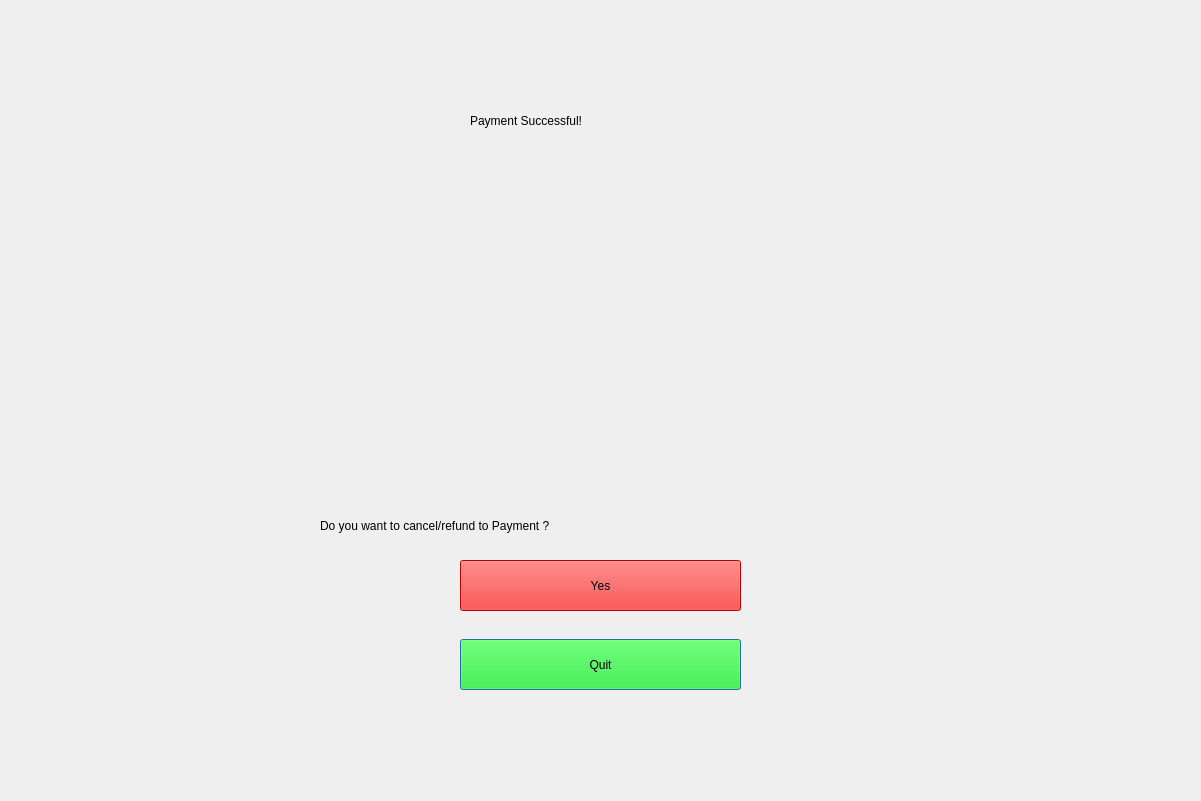
<?xml version="1.0" encoding="UTF-8"?>
<ui version="4.0">
 <class>bgWidget</class>
 <widget class="QDialog" name="bgWidget">
  <property name="geometry">
   <rect>
    <x>0</x>
    <y>0</y>
    <width>1201</width>
    <height>801</height>
   </rect>
  </property>
  <property name="windowTitle">
   <string>Dialog</string>
  </property>
  <widget class="QLabel" name="label">
   <property name="geometry">
    <rect>
     <x>480</x>
     <y>160</y>
     <width>211</width>
     <height>231</height>
    </rect>
   </property>
   <property name="text">
    <string/>
   </property>
   <property name="pixmap">
    <pixmap>Icons/payment-success.png</pixmap>
   </property>
  </widget>
  <widget class="QLabel" name="label_2">
   <property name="geometry">
    <rect>
     <x>470</x>
     <y>90</y>
     <width>251</width>
     <height>61</height>
    </rect>
   </property>
   <property name="styleSheet">
    <string notr="true">font: 16pt &quot;MS Shell Dlg 2&quot;;</string>
   </property>
   <property name="text">
    <string>Payment Successful!</string>
   </property>
  </widget>
  <widget class="QPushButton" name="Quit_Button">
   <property name="geometry">
    <rect>
     <x>460</x>
     <y>639</y>
     <width>281</width>
     <height>51</height>
    </rect>
   </property>
   <property name="styleSheet">
    <string notr="true">font: 16pt &quot;MS Shell Dlg 2&quot;;
background-color: rgb(0, 255, 0);
</string>
   </property>
   <property name="text">
    <string>Quit</string>
   </property>
  </widget>
  <widget class="QLabel" name="label_3">
   <property name="geometry">
    <rect>
     <x>320</x>
     <y>500</y>
     <width>581</width>
     <height>51</height>
    </rect>
   </property>
   <property name="styleSheet">
    <string notr="true">font: 18pt &quot;MS Shell Dlg 2&quot;;</string>
   </property>
   <property name="text">
    <string>Do you want to cancel/refund to Payment ?</string>
   </property>
  </widget>
  <widget class="QPushButton" name="Yes_Button">
   <property name="geometry">
    <rect>
     <x>460</x>
     <y>560</y>
     <width>281</width>
     <height>51</height>
    </rect>
   </property>
   <property name="styleSheet">
    <string notr="true">font: 16pt &quot;MS Shell Dlg 2&quot;;
background-color: rgb(255, 0, 0);
</string>
   </property>
   <property name="text">
    <string>Yes</string>
   </property>
  </widget>
 </widget>
 <resources/>
 <connections/>
</ui>
